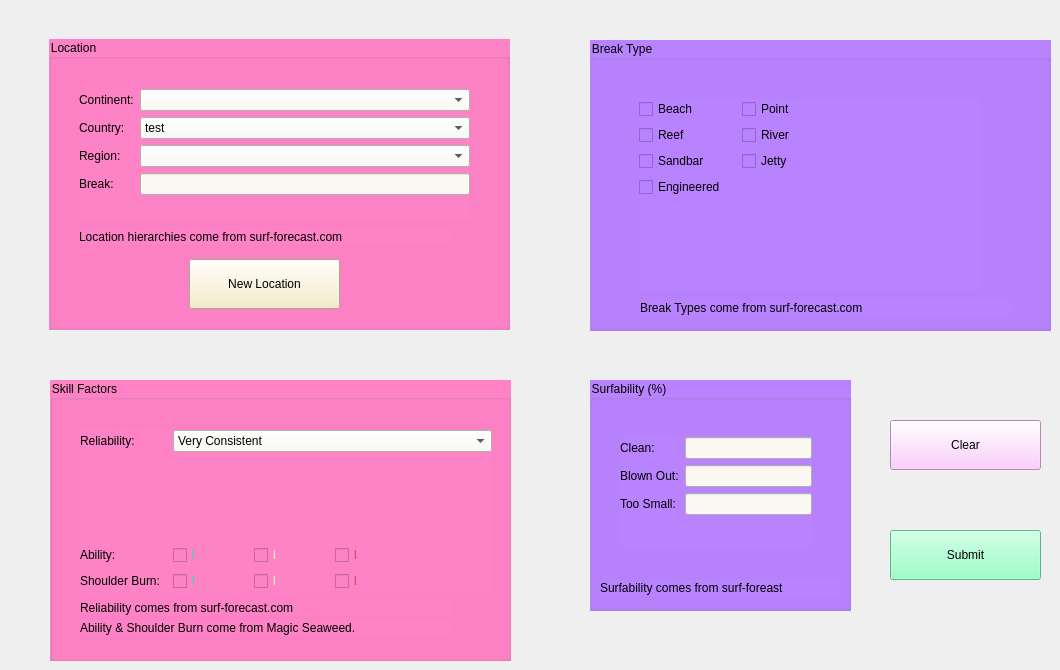
     <widget class="QWidget" name="tab_entry_break">
      <attribute name="title">
       <string>Add Break</string>
      </attribute>
      <widget class="QGroupBox" name="gb_addbreak_location">
       <property name="geometry">
        <rect>
         <x>49</x>
         <y>39</y>
         <width>461</width>
         <height>291</height>
        </rect>
       </property>
       <property name="styleSheet">
        <string notr="true">background-color: rgb(254, 131, 198);
font: 75 14pt &quot;Verdana&quot;;
</string>
       </property>
       <property name="title">
        <string>Location</string>
       </property>
       <widget class="QPushButton" name="pb_addbreak_newloc">
        <property name="enabled">
         <bool>true</bool>
        </property>
        <property name="geometry">
         <rect>
          <x>140</x>
          <y>220</y>
          <width>151</width>
          <height>50</height>
         </rect>
        </property>
        <property name="sizePolicy">
         <sizepolicy hsizetype="Fixed" vsizetype="Fixed">
          <horstretch>0</horstretch>
          <verstretch>0</verstretch>
         </sizepolicy>
        </property>
        <property name="minimumSize">
         <size>
          <width>151</width>
          <height>50</height>
         </size>
        </property>
        <property name="styleSheet">
         <string notr="true">background-color: rgb(246, 234, 190);
font: 63 11pt &quot;Verdana&quot;;</string>
        </property>
        <property name="text">
         <string>New Location</string>
        </property>
       </widget>
       <widget class="QWidget" name="formLayoutWidget">
        <property name="geometry">
         <rect>
          <x>30</x>
          <y>50</y>
          <width>391</width>
          <height>131</height>
         </rect>
        </property>
        <layout class="QFormLayout" name="flayout_addbreak_location">
         <item row="0" column="0">
          <widget class="QLabel" name="label_addbreak_continent">
           <property name="styleSheet">
            <string notr="true">background-color: rgb(254, 131, 198);
font: 63 10pt &quot;Cascadia Mono SemiBold&quot;;</string>
           </property>
           <property name="text">
            <string>Continent:</string>
           </property>
          </widget>
         </item>
         <item row="1" column="0">
          <widget class="QLabel" name="label_addbreak_country">
           <property name="styleSheet">
            <string notr="true">background-color: rgb(254, 131, 198);
font: 63 10pt &quot;Cascadia Mono SemiBold&quot;;</string>
           </property>
           <property name="text">
            <string>Country:</string>
           </property>
          </widget>
         </item>
         <item row="1" column="1">
          <widget class="QComboBox" name="cb_addbreak_country">
           <property name="styleSheet">
            <string notr="true">background-color: rgb(251, 248, 241);
font: 75 10pt &quot;Verdana&quot;;</string>
           </property>
           <item>
            <property name="text">
             <string>test</string>
            </property>
           </item>
          </widget>
         </item>
         <item row="2" column="0">
          <widget class="QLabel" name="label_addbreak_region">
           <property name="styleSheet">
            <string notr="true">background-color: rgb(254, 131, 198);
font: 63 10pt &quot;Cascadia Mono SemiBold&quot;;</string>
           </property>
           <property name="text">
            <string>Region:</string>
           </property>
          </widget>
         </item>
         <item row="2" column="1">
          <widget class="QComboBox" name="cb_addbreak_region">
           <property name="styleSheet">
            <string notr="true">background-color: rgb(251, 248, 241);
font: 75 10pt &quot;Verdana&quot;;</string>
           </property>
          </widget>
         </item>
         <item row="3" column="0">
          <widget class="QLabel" name="label_addbreak_break">
           <property name="styleSheet">
            <string notr="true">background-color: rgb(254, 131, 198);
font: 63 10pt &quot;Cascadia Mono SemiBold&quot;;</string>
           </property>
           <property name="text">
            <string>Break:</string>
           </property>
          </widget>
         </item>
         <item row="3" column="1">
          <widget class="QLineEdit" name="line_addbreak_break">
           <property name="styleSheet">
            <string notr="true">background-color: rgb(251, 248, 241);
font: 75 10pt &quot;Verdana&quot;;</string>
           </property>
          </widget>
         </item>
         <item row="0" column="1">
          <widget class="QComboBox" name="cb_addbreak_continent">
           <property name="styleSheet">
            <string notr="true">background-color: rgb(251, 248, 241);
font: 75 10pt &quot;Verdana&quot;;</string>
           </property>
          </widget>
         </item>
        </layout>
       </widget>
       <widget class="QLabel" name="label_addbreak_location_source">
        <property name="geometry">
         <rect>
          <x>30</x>
          <y>190</y>
          <width>371</width>
          <height>16</height>
         </rect>
        </property>
        <property name="styleSheet">
         <string notr="true">font: 75 8pt &quot;Verdana&quot;;</string>
        </property>
        <property name="text">
         <string>Location hierarchies come from surf-forecast.com</string>
        </property>
       </widget>
      </widget>
      <widget class="QGroupBox" name="gb_addbreak_surfability">
       <property name="geometry">
        <rect>
         <x>590</x>
         <y>380</y>
         <width>261</width>
         <height>231</height>
        </rect>
       </property>
       <property name="styleSheet">
        <string notr="true">background-color: rgb(185, 131, 255);
font: 75 14pt &quot;Verdana&quot;;
</string>
       </property>
       <property name="title">
        <string>Surfability (%)</string>
       </property>
       <widget class="QWidget" name="formLayoutWidget_2">
        <property name="geometry">
         <rect>
          <x>30</x>
          <y>57</y>
          <width>192</width>
          <height>111</height>
         </rect>
        </property>
        <layout class="QFormLayout" name="flayout_addbreak_surfability">
         <item row="0" column="0">
          <widget class="QLabel" name="label_addbreak_clean">
           <property name="styleSheet">
            <string notr="true">font: 63 10pt &quot;Cascadia Mono SemiBold&quot;;</string>
           </property>
           <property name="text">
            <string>Clean:</string>
           </property>
          </widget>
         </item>
         <item row="2" column="0">
          <widget class="QLabel" name="label_addbreak_small">
           <property name="styleSheet">
            <string notr="true">font: 63 10pt &quot;Cascadia Mono SemiBold&quot;;</string>
           </property>
           <property name="text">
            <string>Too Small:</string>
           </property>
          </widget>
         </item>
         <item row="1" column="0">
          <widget class="QLabel" name="label_addbreak_blown">
           <property name="styleSheet">
            <string notr="true">font: 63 10pt &quot;Cascadia Mono SemiBold&quot;;</string>
           </property>
           <property name="text">
            <string>Blown Out:</string>
           </property>
          </widget>
         </item>
         <item row="0" column="1">
          <widget class="QLineEdit" name="line_addbreak_clean">
           <property name="styleSheet">
            <string notr="true">background-color: rgb(251, 248, 241);
font: 75 10pt &quot;Verdana&quot;;</string>
           </property>
          </widget>
         </item>
         <item row="1" column="1">
          <widget class="QLineEdit" name="line_addbreak_blown">
           <property name="styleSheet">
            <string notr="true">background-color: rgb(251, 248, 241);
font: 75 10pt &quot;Verdana&quot;;</string>
           </property>
          </widget>
         </item>
         <item row="2" column="1">
          <widget class="QLineEdit" name="line_addbreak_small">
           <property name="styleSheet">
            <string notr="true">background-color: rgb(251, 248, 241);
font: 75 10pt &quot;Verdana&quot;;</string>
           </property>
          </widget>
         </item>
        </layout>
       </widget>
       <widget class="QLabel" name="label_addbreak_surfability_source">
        <property name="geometry">
         <rect>
          <x>10</x>
          <y>200</y>
          <width>241</width>
          <height>16</height>
         </rect>
        </property>
        <property name="styleSheet">
         <string notr="true">font: 75 8pt &quot;Verdana&quot;;</string>
        </property>
        <property name="text">
         <string>Surfability comes from surf-foreast</string>
        </property>
       </widget>
      </widget>
      <widget class="QGroupBox" name="gb_addbreak_type">
       <property name="geometry">
        <rect>
         <x>590</x>
         <y>40</y>
         <width>461</width>
         <height>291</height>
        </rect>
       </property>
       <property name="styleSheet">
        <string notr="true">background-color: rgb(185, 131, 255);
font: 75 14pt &quot;Verdana&quot;;
</string>
       </property>
       <property name="title">
        <string>Break Type</string>
       </property>
       <widget class="QWidget" name="formLayoutWidget_3">
        <property name="geometry">
         <rect>
          <x>49</x>
          <y>59</y>
          <width>341</width>
          <height>191</height>
         </rect>
        </property>
        <layout class="QFormLayout" name="flayout_addbreak_type">
         <item row="0" column="0">
          <widget class="QCheckBox" name="check_addbreak_beach">
           <property name="styleSheet">
            <string notr="true">font: 63 12pt &quot;Cascadia Mono SemiBold&quot;;</string>
           </property>
           <property name="text">
            <string>Beach</string>
           </property>
          </widget>
         </item>
         <item row="0" column="1">
          <widget class="QCheckBox" name="check_addbreak_point">
           <property name="styleSheet">
            <string notr="true">font: 63 12pt &quot;Cascadia Mono SemiBold&quot;;</string>
           </property>
           <property name="text">
            <string>Point</string>
           </property>
          </widget>
         </item>
         <item row="1" column="0">
          <widget class="QCheckBox" name="check_addbreak_reef">
           <property name="styleSheet">
            <string notr="true">font: 63 12pt &quot;Cascadia Mono SemiBold&quot;;</string>
           </property>
           <property name="text">
            <string>Reef</string>
           </property>
          </widget>
         </item>
         <item row="1" column="1">
          <widget class="QCheckBox" name="check_addbreak_river">
           <property name="styleSheet">
            <string notr="true">font: 63 12pt &quot;Cascadia Mono SemiBold&quot;;</string>
           </property>
           <property name="text">
            <string>River</string>
           </property>
          </widget>
         </item>
         <item row="2" column="0">
          <widget class="QCheckBox" name="check_addbreak_sandbar">
           <property name="styleSheet">
            <string notr="true">font: 63 12pt &quot;Cascadia Mono SemiBold&quot;;</string>
           </property>
           <property name="text">
            <string>Sandbar</string>
           </property>
          </widget>
         </item>
         <item row="2" column="1">
          <widget class="QCheckBox" name="check_addbreak_jetty">
           <property name="styleSheet">
            <string notr="true">font: 63 12pt &quot;Cascadia Mono SemiBold&quot;;</string>
           </property>
           <property name="text">
            <string>Jetty</string>
           </property>
          </widget>
         </item>
         <item row="3" column="0">
          <widget class="QCheckBox" name="check_addbreak_eng">
           <property name="styleSheet">
            <string notr="true">font: 63 12pt &quot;Cascadia Mono SemiBold&quot;;</string>
           </property>
           <property name="text">
            <string>Engineered   </string>
           </property>
          </widget>
         </item>
        </layout>
       </widget>
       <widget class="QLabel" name="label_addbreak_type_source">
        <property name="geometry">
         <rect>
          <x>50</x>
          <y>260</y>
          <width>371</width>
          <height>16</height>
         </rect>
        </property>
        <property name="styleSheet">
         <string notr="true">font: 75 8pt &quot;Verdana&quot;;</string>
        </property>
        <property name="text">
         <string>Break Types come from surf-forecast.com</string>
        </property>
       </widget>
      </widget>
      <widget class="QGroupBox" name="gb_addbreak_skill">
       <property name="geometry">
        <rect>
         <x>50</x>
         <y>380</y>
         <width>461</width>
         <height>281</height>
        </rect>
       </property>
       <property name="styleSheet">
        <string notr="true">background-color: rgb(254, 131, 198);
font: 75 14pt &quot;Verdana&quot;;</string>
       </property>
       <property name="title">
        <string>Skill Factors</string>
       </property>
       <widget class="QWidget" name="formLayoutWidget_4">
        <property name="geometry">
         <rect>
          <x>30</x>
          <y>50</y>
          <width>412</width>
          <height>161</height>
         </rect>
        </property>
        <layout class="QFormLayout" name="flayout_addbreak_skill">
         <item row="0" column="0">
          <widget class="QLabel" name="label_addbreak_reliability">
           <property name="styleSheet">
            <string notr="true">font: 63 10pt &quot;Cascadia Mono SemiBold&quot;;</string>
           </property>
           <property name="text">
            <string>Reliability:</string>
           </property>
          </widget>
         </item>
         <item row="2" column="0">
          <widget class="QLabel" name="label_addbreak_ability">
           <property name="styleSheet">
            <string notr="true">font: 63 10pt &quot;Cascadia Mono SemiBold&quot;;</string>
           </property>
           <property name="text">
            <string>Ability:</string>
           </property>
          </widget>
         </item>
         <item row="2" column="1">
          <layout class="QHBoxLayout" name="hlayout_addbreak_ability">
           <item>
            <widget class="QCheckBox" name="check_addbreak_ability_green">
             <property name="sizePolicy">
              <sizepolicy hsizetype="Fixed" vsizetype="Fixed">
               <horstretch>0</horstretch>
               <verstretch>0</verstretch>
              </sizepolicy>
             </property>
             <property name="minimumSize">
              <size>
               <width>75</width>
               <height>0</height>
              </size>
             </property>
             <property name="styleSheet">
              <string notr="true">font: 24pt &quot;Wingdings&quot;;
color: rgb(40, 223, 153);</string>
             </property>
             <property name="text">
              <string>l</string>
             </property>
            </widget>
           </item>
           <item>
            <widget class="QCheckBox" name="check_addbreak_ability_yellow">
             <property name="sizePolicy">
              <sizepolicy hsizetype="Fixed" vsizetype="Fixed">
               <horstretch>0</horstretch>
               <verstretch>0</verstretch>
              </sizepolicy>
             </property>
             <property name="minimumSize">
              <size>
               <width>75</width>
               <height>0</height>
              </size>
             </property>
             <property name="styleSheet">
              <string notr="true">font: 24pt &quot;Wingdings&quot;;
color: #FDFFA9;</string>
             </property>
             <property name="text">
              <string>l</string>
             </property>
            </widget>
           </item>
           <item>
            <widget class="QCheckBox" name="check_addbreak_ability_red">
             <property name="sizePolicy">
              <sizepolicy hsizetype="Fixed" vsizetype="Fixed">
               <horstretch>0</horstretch>
               <verstretch>0</verstretch>
              </sizepolicy>
             </property>
             <property name="minimumSize">
              <size>
               <width>75</width>
               <height>0</height>
              </size>
             </property>
             <property name="styleSheet">
              <string notr="true">font: 24pt &quot;Wingdings&quot;;
color: rgb(216, 58, 86);</string>
             </property>
             <property name="text">
              <string>l</string>
             </property>
            </widget>
           </item>
          </layout>
         </item>
         <item row="3" column="0">
          <widget class="QLabel" name="label_addbreak_burn">
           <property name="styleSheet">
            <string notr="true">font: 63 10pt &quot;Cascadia Mono SemiBold&quot;;</string>
           </property>
           <property name="text">
            <string>Shoulder Burn:  </string>
           </property>
          </widget>
         </item>
         <item row="3" column="1">
          <layout class="QHBoxLayout" name="halyout_addbreak_burn">
           <item>
            <widget class="QCheckBox" name="check_addbreak_burn_green">
             <property name="sizePolicy">
              <sizepolicy hsizetype="Fixed" vsizetype="Fixed">
               <horstretch>0</horstretch>
               <verstretch>0</verstretch>
              </sizepolicy>
             </property>
             <property name="minimumSize">
              <size>
               <width>75</width>
               <height>0</height>
              </size>
             </property>
             <property name="styleSheet">
              <string notr="true">font: 24pt &quot;Wingdings&quot;;
color: rgb(40, 223, 153);</string>
             </property>
             <property name="text">
              <string>l</string>
             </property>
            </widget>
           </item>
           <item>
            <widget class="QCheckBox" name="check_addbreak_burn_yellow">
             <property name="sizePolicy">
              <sizepolicy hsizetype="Fixed" vsizetype="Fixed">
               <horstretch>0</horstretch>
               <verstretch>0</verstretch>
              </sizepolicy>
             </property>
             <property name="minimumSize">
              <size>
               <width>75</width>
               <height>0</height>
              </size>
             </property>
             <property name="styleSheet">
              <string notr="true">font: 24pt &quot;Wingdings&quot;;
color: #FDFFA9;</string>
             </property>
             <property name="text">
              <string>l</string>
             </property>
            </widget>
           </item>
           <item>
            <widget class="QCheckBox" name="check_addbreak_burn_red">
             <property name="sizePolicy">
              <sizepolicy hsizetype="Fixed" vsizetype="Fixed">
               <horstretch>0</horstretch>
               <verstretch>0</verstretch>
              </sizepolicy>
             </property>
             <property name="minimumSize">
              <size>
               <width>75</width>
               <height>0</height>
              </size>
             </property>
             <property name="styleSheet">
              <string notr="true">font: 24pt &quot;Wingdings&quot;;
color: rgb(216, 58, 86);</string>
             </property>
             <property name="text">
              <string>l</string>
             </property>
            </widget>
           </item>
          </layout>
         </item>
         <item row="0" column="1">
          <widget class="QComboBox" name="cb_addbreak_reliability">
           <property name="styleSheet">
            <string notr="true">background-color: rgb(251, 248, 241);
font: 75 10pt &quot;Verdana&quot;;</string>
           </property>
           <item>
            <property name="text">
             <string>Very Consistent</string>
            </property>
           </item>
           <item>
            <property name="text">
             <string>Consistent</string>
            </property>
           </item>
           <item>
            <property name="text">
             <string>Variable</string>
            </property>
           </item>
           <item>
            <property name="text">
             <string>Inconsistent</string>
            </property>
           </item>
           <item>
            <property name="text">
             <string>Very Inconsistent</string>
            </property>
           </item>
          </widget>
         </item>
         <item row="1" column="0">
          <spacer name="vspace_addbreak_skill">
           <property name="orientation">
            <enum>Qt::Vertical</enum>
           </property>
           <property name="sizeHint" stdset="0">
            <size>
             <width>20</width>
             <height>40</height>
            </size>
           </property>
          </spacer>
         </item>
        </layout>
       </widget>
       <widget class="QLabel" name="label_addbreak_reliability_source">
        <property name="geometry">
         <rect>
          <x>30</x>
          <y>220</y>
          <width>371</width>
          <height>16</height>
         </rect>
        </property>
        <property name="styleSheet">
         <string notr="true">font: 75 8pt &quot;Verdana&quot;;</string>
        </property>
        <property name="text">
         <string>Reliability comes from surf-forecast.com</string>
        </property>
       </widget>
       <widget class="QLabel" name="label_addbreak_ability_source">
        <property name="geometry">
         <rect>
          <x>30</x>
          <y>240</y>
          <width>371</width>
          <height>16</height>
         </rect>
        </property>
        <property name="styleSheet">
         <string notr="true">font: 75 8pt &quot;Verdana&quot;;</string>
        </property>
        <property name="text">
         <string>Ability &amp; Shoulder Burn come from Magic Seaweed.</string>
        </property>
       </widget>
      </widget>
      <widget class="QPushButton" name="pb_addbreak_submit">
       <property name="enabled">
        <bool>true</bool>
       </property>
       <property name="geometry">
        <rect>
         <x>890</x>
         <y>530</y>
         <width>151</width>
         <height>50</height>
        </rect>
       </property>
       <property name="sizePolicy">
        <sizepolicy hsizetype="Fixed" vsizetype="Fixed">
         <horstretch>0</horstretch>
         <verstretch>0</verstretch>
        </sizepolicy>
       </property>
       <property name="minimumSize">
        <size>
         <width>151</width>
         <height>50</height>
        </size>
       </property>
       <property name="styleSheet">
        <string notr="true">background-color: rgb(128, 255, 187);
font: 63 11pt &quot;Verdana&quot;;</string>
       </property>
       <property name="text">
        <string>Submit</string>
       </property>
      </widget>
      <widget class="QPushButton" name="pb_addbreak_clear">
       <property name="enabled">
        <bool>true</bool>
       </property>
       <property name="geometry">
        <rect>
         <x>890</x>
         <y>420</y>
         <width>151</width>
         <height>50</height>
        </rect>
       </property>
       <property name="sizePolicy">
        <sizepolicy hsizetype="Fixed" vsizetype="Fixed">
         <horstretch>0</horstretch>
         <verstretch>0</verstretch>
        </sizepolicy>
       </property>
       <property name="minimumSize">
        <size>
         <width>151</width>
         <height>50</height>
        </size>
       </property>
       <property name="styleSheet">
        <string notr="true">
background-color: rgb(253, 192, 255);
font: 63 11pt &quot;Verdana&quot;;</string>
       </property>
       <property name="text">
        <string>Clear</string>
       </property>
      </widget>
     </widget>
